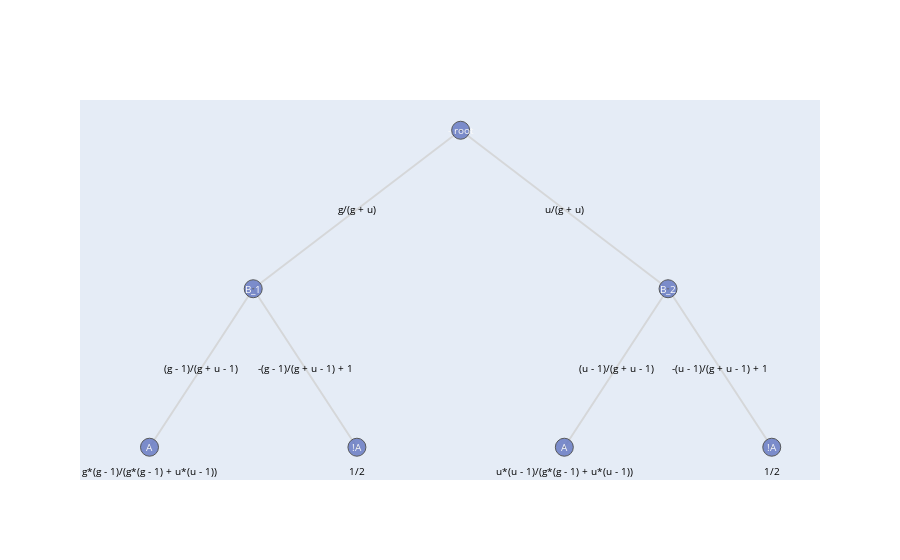

Notebook cell for this chart:
### Code cell
from igraph import Graph, EdgeSeq
import itertools
import plotly.graph_objects as go
import numpy as np
from sympy import simplify
n = 1

conditionProbsCalculated = list(itertools.chain.from_iterable((i, 1-i) for i in conditionProbs))
nr_vertices = int((1-len(Production)**(n+1))/(1-len(Production))) # nr of verticies calculated by geometrical series, assumes symmetrical tree
v_label = list(Production.keys()) + (["A", "!A"] * len(Production)) # create the labels

v_label.insert(0, "- root") # add the root node
G = Graph.Tree(nr_vertices, len(Production)) # n stands for children number

# add the second layer, update nr of verticies
G.add_vertices(len(Production)*2)
nr_vertices = nr_vertices + 2*len(Production)
G.add_edges([(int(np.ceil(i/2)), len(Production)+i) for i in range(1, len(Production)*2 +1)])

lay = G.layout_reingold_tilford(mode='in', root=[0])

position = {k: lay[k] for k in range(nr_vertices)}
Y = [lay[k][1] for k in range(nr_vertices)]
M = max(Y)

es = EdgeSeq(G) # sequence of edges
E = [e.tuple for e in G.es] # list of edges

L = len(position)
Xn = [position[k][0] for k in range(L)]
Yn = [2*M-position[k][1] for k in range(L)]
Xe = []
Ye = []
for edge in E:
    Xe+=[position[edge[0]][0],position[edge[1]][0], None]
    Ye+=[2*M-position[edge[0]][1],2*M-position[edge[1]][1], None]

labels = v_label

# set the paths accordingly
allPaths = []
for i in range(n+1):
    allPaths.extend(list(itertools.product(Production.keys(), repeat=i)))

# second layer
allPaths.extend(list(itertools.product(Production.keys(), ["A", "!A"])))
G.vs["path"] = allPaths

# calculate the probabilities 
lastProb = [] # saving the last probability per node for labeling
allProbs = [1]
for i in range(1, nr_vertices): # calculate the number of nodes using geometric series, skip root node
    val = 1
    Production_copy = Production.copy()
    for j, item in enumerate(G.vs[i]["path"]): # the idea is to trace the path back from the root, using the path vector
        if item in Production_copy: 
            val = Production_copy[item]
        else: # second layer: i > len(Production)+1; item is A or !0
            val = conditionProbsCalculated[i-1-len(Production)]
        if j+1 == len(G.vs[i]["path"]):
            lastProb.append(val)
    if (i-1-len(Production) < 0):
        allProbs.append(val)
    else:
        probVector = [a*b for a,b in zip(np.repeat(list(Production.values()), 2), conditionProbsCalculated)]
        prob = probVector[(i-1-len(Production))] / sum(probVector[(i-1)%2::2])
        allProbs.append(simplify(prob))


G.vs["lastprob"] = lastProb
G.vs["prob"] = allProbs

def make_annotations(pos, text, font_size=10, font_color='rgb(250,250,250)'):
    L=len(pos)
    annotations = []
    for k in range(L):
        annotations.append(
            dict(
                text=labels[k], # set the first letter of description to node
                x=pos[k][0], y=2*M-position[k][1],
                xref='x1', yref='y1',
                font=dict(color=font_color, size=font_size),
                showarrow=False)
        )
    
    # annotations for path probability
    for i in range(2, len(Xe), 3): # start off with the third value in the array and bypassing None types
        annotations.append(dict(
            text=f"{G.vs[int((i-2)/3)]['lastprob']}", 
            x=(Xe[i-1]+Xe[i-2])/2, y=(Ye[i-1]+Ye[i-2])/2,
            xref='x1', yref='y1',
            font=dict(color="black", size=font_size),
            showarrow=False)
        )

    # annotation for probability of last elements
    for i in range(nr_vertices - len(Production)*2, nr_vertices):
        annotations.append(dict(
            text=f"{G.vs[i]['prob']}", 
            x=Xn[i], y=Yn[i]-0.15,
            xref='x1', yref='y1',
            font=dict(color="black", size=font_size),
            showarrow=False)
        )
    
    return annotations

fig = go.Figure()
fig.add_trace(go.Scatter(x=Xe,
                   y=Ye,
                   mode='lines',
                   line=dict(color='rgb(210,210,210)', width=2),
                   opacity=0.8
                   ))
fig.add_trace(go.Scatter(x=Xn,
                  y=Yn,
                  mode='markers',
                  marker=dict(symbol='circle-dot',
                                size=18,
                                color='#6175c1',    #'#DB4551',
                                line=dict(color='rgb(50,50,50)', width=1)
                                ),
                  text=list(zip(allPaths, np.array(allProbs).astype(str))),
                  hoverinfo='text',
                  opacity=0.8
                  ))

axis = dict(showline=False, # hide axis line, grid, ticklabels and  title
            zeroline=False,
            showgrid=False,
            showticklabels=False,
            )

fig.update_layout(annotations=make_annotations(position, v_label),
              xaxis=axis,
              yaxis=axis,
              showlegend=False
              )
fig.show()

### Figure 1 — Plotly figure (JSON) as saved in the notebook; plotly's stock layout.template omitted (floating-point values rounded to 4 significant figures)
{"data": [{"line": {"color": "rgb(210,210,210)", "width": 2}, "mode": "lines", "opacity": 0.8, "type": "scatter", "x": [0, -1, null, 0, 1, null, -1, -1.5, null, -1, -0.5, null, 1, 0.5, null, 1, 1.5, null], "y": [4, 3, null, 4, 3, null, 3, 2, null, 3, 2, null, 3, 2, null, 3, 2, null]}, {"hoverinfo": "text", "marker": {"color": "#6175c1", "line": {"color": "rgb(50,50,50)", "width": 1}, "size": 18, "symbol": "circle-dot"}, "mode": "markers", "opacity": 0.8, "text": ["((), '1')", "(('B_1',), 'g/(g + u)')", "(('B_2',), 'u/(g + u)')", "(('B_1', 'A'), 'g*(g - 1)/(g*(g - 1) + u*(u - 1))')", "(('B_1', '!A'), '1/2')", "(('B_2', 'A'), 'u*(u - 1)/(g*(g - 1) + u*(u - 1))')", "(('B_2', '!A'), '1/2')"], "type": "scatter", "x": [0, -1, 1, -1.5, -0.5, 0.5, 1.5], "y": [4, 3, 3, 2, 2, 2, 2]}], "layout": {"annotations": [{"font": {"color": "rgb(250,250,250)", "size": 10}, "showarrow": false, "text": "- root", "x": 0, "xref": "x", "y": 4, "yref": "y"}, {"font": {"color": "rgb(250,250,250)", "size": 10}, "showarrow": false, "text": "B_1", "x": -1, "xref": "x", "y": 3, "yref": "y"}, {"font": {"color": "rgb(250,250,250)", "size": 10}, "showarrow": false, "text": "B_2", "x": 1, "xref": "x", "y": 3, "yref": "y"}, {"font": {"color": "rgb(250,250,250)", "size": 10}, "showarrow": false, "text": "A", "x": -1.5, "xref": "x", "y": 2, "yref": "y"}, {"font": {"color": "rgb(250,250,250)", "size": 10}, "showarrow": false, "text": "!A", "x": -0.5, "xref": "x", "y": 2, "yref": "y"}, {"font": {"color": "rgb(250,250,250)", "size": 10}, "showarrow": false, "text": "A", "x": 0.5, "xref": "x", "y": 2, "yref": "y"}, {"font": {"color": "rgb(250,250,250)", "size": 10}, "showarrow": false, "text": "!A", "x": 1.5, "xref": "x", "y": 2, "yref": "y"}, {"font": {"color": "black", "size": 10}, "showarrow": false, "text": "g/(g + u)", "x": -0.5, "xref": "x", "y": 3.5, "yref": "y"}, {"font": {"color": "black", "size": 10}, "showarrow": false, "text": "u/(g + u)", "x": 0.5, "xref": "x", "y": 3.5, "yref": "y"}, {"font": {"color": "black", "size": 10}, "showarrow": false, "text": "(g - 1)/(g + u - 1)", "x": -1.25, "xref": "x", "y": 2.5, "yref": "y"}, {"font": {"color": "black", "size": 10}, "showarrow": false, "text": "-(g - 1)/(g + u - 1) + 1", "x": -0.75, "xref": "x", "y": 2.5, "yref": "y"}, {"font": {"color": "black", "size": 10}, "showarrow": false, "text": "(u - 1)/(g + u - 1)", "x": 0.75, "xref": "x", "y": 2.5, "yref": "y"}, {"font": {"color": "black", "size": 10}, "showarrow": false, "text": "-(u - 1)/(g + u - 1) + 1", "x": 1.25, "xref": "x", "y": 2.5, "yref": "y"}, {"font": {"color": "black", "size": 10}, "showarrow": false, "text": "g*(g - 1)/(g*(g - 1) + u*(u - 1))", "x": -1.5, "xref": "x", "y": 1.85, "yref": "y"}, {"font": {"color": "black", "size": 10}, "showarrow": false, "text": "1/2", "x": -0.5, "xref": "x", "y": 1.85, "yref": "y"}, {"font": {"color": "black", "size": 10}, "showarrow": false, "text": "u*(u - 1)/(g*(g - 1) + u*(u - 1))", "x": 0.5, "xref": "x", "y": 1.85, "yref": "y"}, {"font": {"color": "black", "size": 10}, "showarrow": false, "text": "1/2", "x": 1.5, "xref": "x", "y": 1.85, "yref": "y"}], "showlegend": false, "xaxis": {"showgrid": false, "showline": false, "showticklabels": false, "zeroline": false}, "yaxis": {"showgrid": false, "showline": false, "showticklabels": false, "zeroline": false}}}
